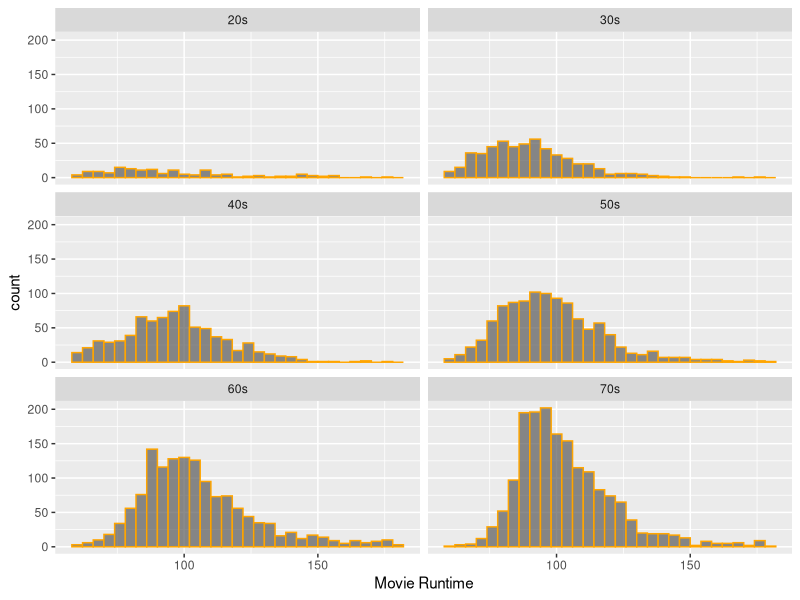

This figure's R source:
## ---- chunk 1

library(tidyverse)
mv<-read_csv("IMDB-movies.csv", col_names = TRUE)
mv
## ---- chunk 2
library(dplyr)
  mv_filt <- mv |> filter(startYear>=1920 & startYear <= 1979) |> filter(runtimeMinutes >=60 & runtimeMinutes <=180) |> 
    mutate(decade=case_when( startYear >=1920 & startYear < 1930 ~ "20s", 
                            startYear >= 1930 & startYear < 1940 ~ "30s",
                            startYear >= 1940 & startYear < 1950 ~ "40s",
                            startYear >= 1950 & startYear < 1960 ~ "50s",
                            startYear >= 1960 & startYear < 1970 ~ "60s",
                            startYear >= 1970 & startYear < 1980 ~ "70s"))
  
  mv_filt
## ---- chunk 3
ggplot(data=mv_filt, mapping = aes(x=runtimeMinutes))+
  geom_histogram(binwidth = 4, color = "orange", alpha = 0.7)+
  labs(x = "Movie Runtime")+
  facet_wrap(~decade, ncol=2)
## ---- chunk 4
results<-mv_filt |> group_by(decade) |> summarise(mean=mean(runtimeMinutes),std=sd(runtimeMinutes))
results

## ---- chunk 5

result_100<- slice_sample(mv_filt,n = 100,by = decade) |> group_by(decade) |> summarise(estimate=mean(runtimeMinutes),std=sd(runtimeMinutes))
  
result_100  
  
 
## ---- chunk 6
result_100_se<- slice_sample(mv_filt,n = 100,by = decade) |> group_by(decade) |> summarise(estimate=mean(runtimeMinutes),std=sd(runtimeMinutes), se=std/sqrt(100))

result_100_se
## ---- chunk 7

